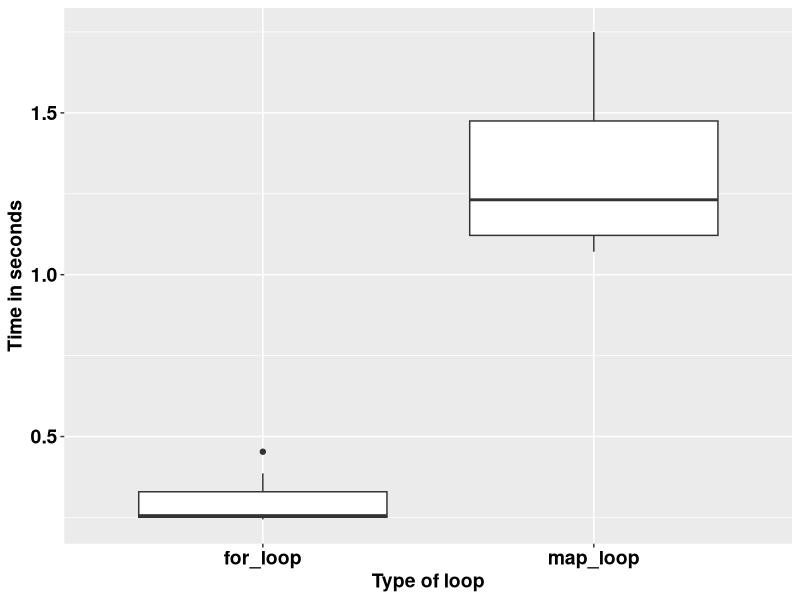

This chart was generated by the following R code:
## ---- chunk 1
knitr::opts_chunk$set(echo = TRUE)
## ---- chunk 2
square <- function(a) a**2
square(3)
## ---- chunk 3
square <- function(b){ # Create the function name, called square
  b**2
}
square(3)
## ---- chunk 4
square <- function(c){ 
  product <- c**2
  return(product)
}
square(3)
## ---- chunk 5
square <- function(d){
  product <- d**2
  print(product)
}
square(5)
## ---- chunk 6
square <- function(e){
  product <- e**2
  (product)
}
square(9)
## ---- chunk 7
square <- function(f){
  product <- f**2
  show(product)
}
square(9)
## ---- chunk 8
square_root <- function(b){
  product <- b^0.5 # The square root of a number is the number raised to power half
  return(product/2)
}
square_root(9)
## ---- chunk 9
square_root
## ---- chunk 10
square(-10:10)
## ---- chunk 11
square_root(c(-26, 1:15, 158))
## ---- chunk 12
m <- list(12, 18, 345)
square_root(m[[2]])
## ---- chunk 13
rescale <- function(x){
  m <- mean(x)
  s <- sd(x)
  (x - m) / s
}
rescale(c(-52, 58, 46, 99))
## ---- chunk 14
rescale <- function(x, only_translate){
  m <- mean(x)
  translated <- x - m
  if (only_translate) return(translated)
  s <- sd(x)
  translated / s
}

rescale(x = 1:6, only_translate = TRUE)
## ---- chunk 15
rescale <- function(x, only_translate){
  m <- mean(x)
  translated <- x - m
  if (only_translate) return(translated)
  s <- sd(x)
  translated / s
}

rescale(x = 1:4, only_translate = FALSE)
## ---- chunk 16
rescale(only_translate = TRUE, x = 1:4)
## ---- chunk 17
rescale(x = 1:4, TRUE)
rescale(TRUE, x = 1:4)
rescale(1:4, only_translate = T)
rescale(only_translate = T, 1:4)
## ---- chunk 18
rescale(1:4, o = T)
rescale(o = T, 1:4)
## ---- chunk 19
rescale <- function(x, only_translate = FALSE){
  m <- mean(x)
  translated <- x - m
  if(only_translate) return(translated)
  s <- sd(x)
  translated / s
}
## ---- chunk 20
rescale(1:4) # This runs with only_translate being taken as FALSE by default.
## ---- chunk 21
rescale <- function(x, ...){
  m <- mean(x, ...)
  s <- sd(x, ...)
  (x - m) / s
}

rescale(1:4) # 
## ---- chunk 22
x <- c(NA, 1:3)
rescale(x)
## ---- chunk 23
x <- c(NA, 1:3)
rescale(x, na.rm = TRUE)
## ---- chunk 24
some_function <- function(x) x
other_function <- function(x, ...) x
# some_function(1:4, foo = "bar") # This does not run because there was no allowance.
other_function(1:4, foo = "bar")

## ---- chunk 25
f <- function(...) list(...)
g <- function(x, y, ...) f(...)
g(x = 1, y = 2, z = 3, w = 4)
## ---- chunk 26
compare_rasters <- function(x) {
  if (sum(x > 0.5, na.rm = TRUE) > 7) {
    return(1)
  } else {
    return(0)
  }
  
}
## ---- chunk 27
library(tidyverse)
volumes <- rnorm(1000000)

for_loop <- vector()

for (k in 1:20) {
  for_loop[k] <- system.time(for (i in 1:length(volumes)) {
    2.3 * volumes[i] ^ 9
  })
}

map_loop <- vector()
for (j in 1:20) {
  map_loop[j] <- system.time(map_vec(volumes, \(x) 2.3 * x ^ 9))
}
## ---- chunk 28
data.frame(for_loop = for_loop, map_loop = map_loop) %>% 
  gather(key = "key", value = "value") %>% 
  ggplot(aes(key, value)) +
  geom_boxplot() +
  labs(x = "Type of loop",
       y = "Time in seconds") +
  theme(text = element_text(size = 14, face = "bold", colour = "black")) +
  theme(axis.text = element_text(size = 14, face = "bold", colour = "black"))
## ---- chunk 29
library(stringr)
library(lubridate)

vec <- c("Today is 23rd  2023")

# The task is to get the date information and make it a date object.

pattern <- "\\d{1,2}th \\[A-Za-z]+ \\d{4}"

date_object <- str_extract(vec, pattern)

date_object <- str_replace(date_object, "th", "")

date_object <- str_replace(date_object, "Sept", "9")

date_object <- dmy(date_object)

print(date_object)
